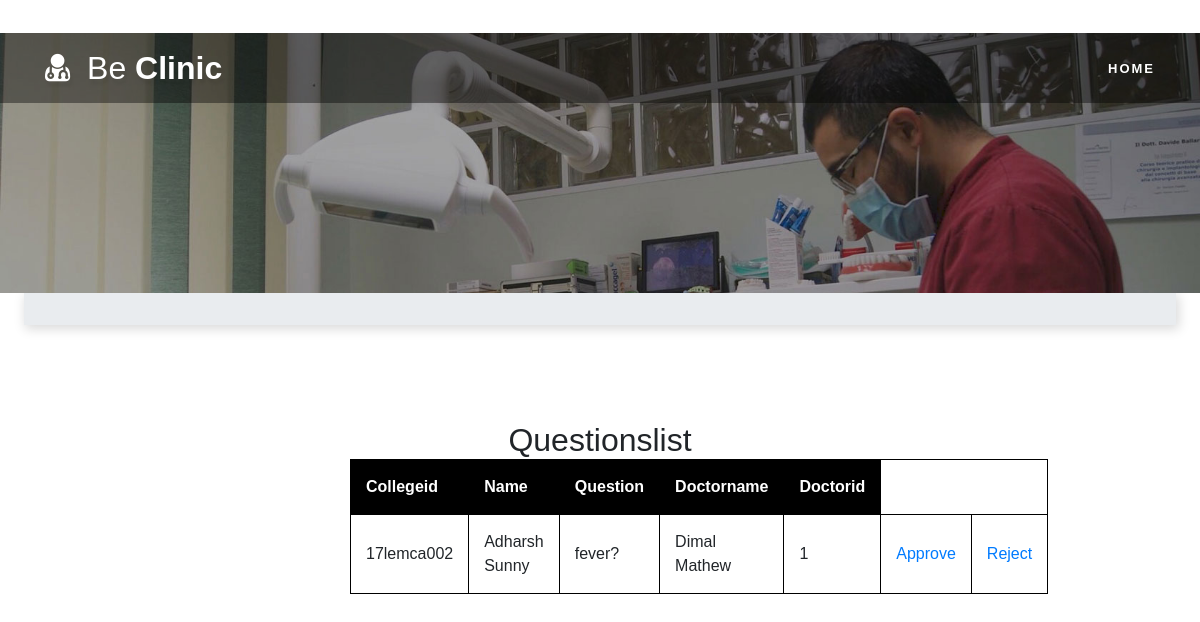
Before: /questlist/ with the older database file.
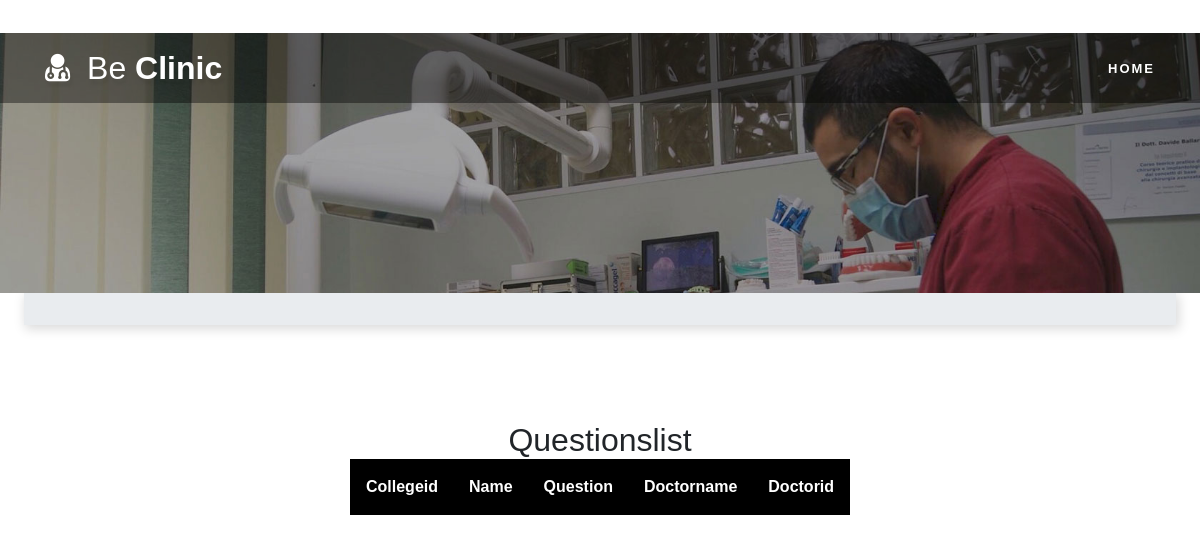
After: the same page with the newer database file.
### testapp/models.py (models this page shows, shortened)
class question(models.Model):
    ids=models.ForeignKey(logins,on_delete=models.CASCADE)
    Collegeid = models.CharField(max_length=30)
    Name = models.CharField(max_length=50)
    did=models.ForeignKey(doctors,on_delete=models.CASCADE)
    question=models.CharField(max_length=500)
    response=models.CharField(max_length=500)
    status=models.CharField(max_length=50)

class doctors(models.Model):
    ids = models.ForeignKey(logins, on_delete=models.CASCADE)
    doctorsid=models.CharField(unique=True,max_length=30)
    name = models.CharField(max_length=50)
    gender = models.CharField(max_length=30)
    dob = models.DateField()
    email = models.EmailField()
    address = models.CharField(max_length=100)
    mobile = models.CharField(max_length=50)
    qualification = models.CharField(max_length=30)
    experience = models.CharField(max_length=30)
    photo = models.ImageField(upload_to='images')

### testapp/views.py (the view)
# urls.py: url(r'^questlist/', views.questlist, name='questlist'),
def questlist(request):
    data=question.objects.all()
    data1=doctors.objects.all()
    return render(request,'admin/question.html',{'data':data,'data1':data1})

### templates/admin/question.html (shortened to what this page needs)
<!DOCTYPE html>
<html lang="zxx">
{% load staticfiles%}
<head>
	<link rel="stylesheet" href="{%static 'css/bootstrap.css'%}">
	<link rel="stylesheet" href="{%static 'css/style.css'%}" type="text/css" media="all" />
	<link href="{%static 'css/font-awesome.min.css'%}" rel="stylesheet">
</head>
<body>
	<div id="home">
		<header>
			<div class="top-bar py-3">
				<div class="container">
					<div class="row">
						<div class="col-xl-5 col-lg-6 col-md-8 top-social-agile text-lg-left text-center">
							<div class="row">
								<div class="col-4 header-top_w3layouts">
								</div>
							</div>
						</div>
						<div class="col-xl-7 col-lg-6 col-md-4 top-social-agile text-md-right text-center mt-md-0 mt-2">
						</div>
					</div>
				</div>
			</div>
		</header>
		<div class="main-top">
			<div class="container">
				<div class="header d-md-flex justify-content-between align-items-center py-3">
					<div id="logo">
						<h1>
							<a href="">
								<span class="fa fa-user-md mr-2"></span>
								<span class="logo-sp">Be</span> Clinic
							</a>
						</h1>
					</div>
					<div class="nav_w3ls">
						<nav>
							<ul class="menu">
								<li><a href="{% url 'admin/homepage' %}">Home</a></li>
							</ul>
						</nav>
					</div>
				</div>
			</div>
		</div>
		<div class="main-banner-2">
		</div>
	</div>
			</body>
			<div class="login px-sm-4 mx-auto mw-100 login-wrapper">
                <div class="breadcrumb-agile py-1">
		<ol class="breadcrumb m-0">
		</ol>
	</div>
<section class="logins py-5">
		<div class="container py-xl-5 py-lg-3">
			<div class="title-section mb-md-5 mb-4">
				<form  enctype="multipart/form-data" class="login-wrapper"  method="post">
<h2 align="center">Questionslist</h2>
<table id="t01" align="center">
  <tr>
    <th>Collegeid</th>
    <th>Name</th>
    <th>Question</th>
        <th>Doctorname</th>
      <th>Doctorid</th>
  </tr>
  <tbody>
    {% for i in data %}
    {% for j in data1 %}
	{% if i.id == j.id %}
    <tr>
    <td>{{ i.Collegeid }}</td>
    <td>{{ i.Name }}</td>
    <td>{{ i.question }}</td>
	<td>{{ j.name}}</td>
	<td>{{ j.id}}</td>
	<td><a name="Submit" value="approve" href="{% url 'approve' id=i.id  %}"width="50" height="50" >Approve</a></td>
	<td><a name="Submit" value="reject" href="{% url 'reject' id=i.id  %}"width="50" height="50" >Reject</a></td>	</tr>
    {% endif %}
    {% endfor %}
    {% endfor %}
  </tbody>
</table>
                </form>
            </div>
        </div>
</section>
            </div>
</html>

Changed rows visible on the page:
removed question: Collegeid "17lemca002", Name "Adharsh Sunny", question "fever?"
no longer on this page (row unchanged): doctors: name "Dimal Mathew", id "1"
